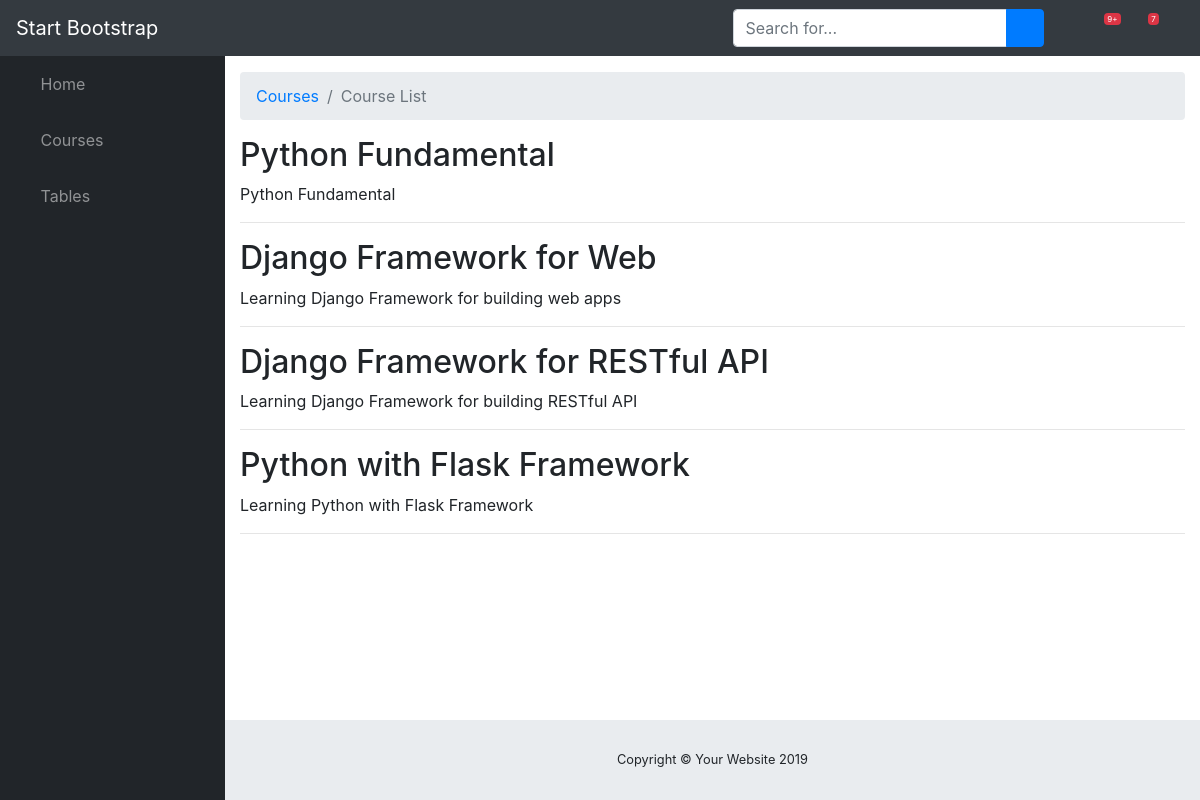
Page /courses/ on the committed database.
### courses/models.py (models this page shows, shortened)
class Course(models.Model):
    created_at = models.DateTimeField(auto_now_add=True)
    title = models.CharField(max_length=255)
    description = models.TextField()

### courses/views.py (the view)
# urls.py: path("",views.course_list,name='list'),
def course_list(request):
    courses = Course.objects.all()
    return render(request,'courses/course_list.html',{'courses':courses})

### courses/templates/courses/course_list.html (shortened to what this page needs)
{% extends 'sblayout.html' %}
{% block content %}
     <ol class="breadcrumb">
        <li class="breadcrumb-item">
          <a href="">Courses</a>
        </li>
        <li class="breadcrumb-item active">Course List</li>
      </ol>
      {% for course in courses %}
      <h2>{{ course.title }}</h2>
      <p>{{ course.description }}</p>
      <hr/>
      {% endfor %}
{% endblock content %}

### rows in the picture
Course: title "Python Fundamental", description "Python Fundamental"
Course: title "Django Framework for Web", description "Learning Django Framework for building web apps"
Course: title "Django Framework for RESTful API", description "Learning Django Framework for building RESTful API"
Course: title "Python with Flask Framework", description "Learning Python with Flask Framework"
